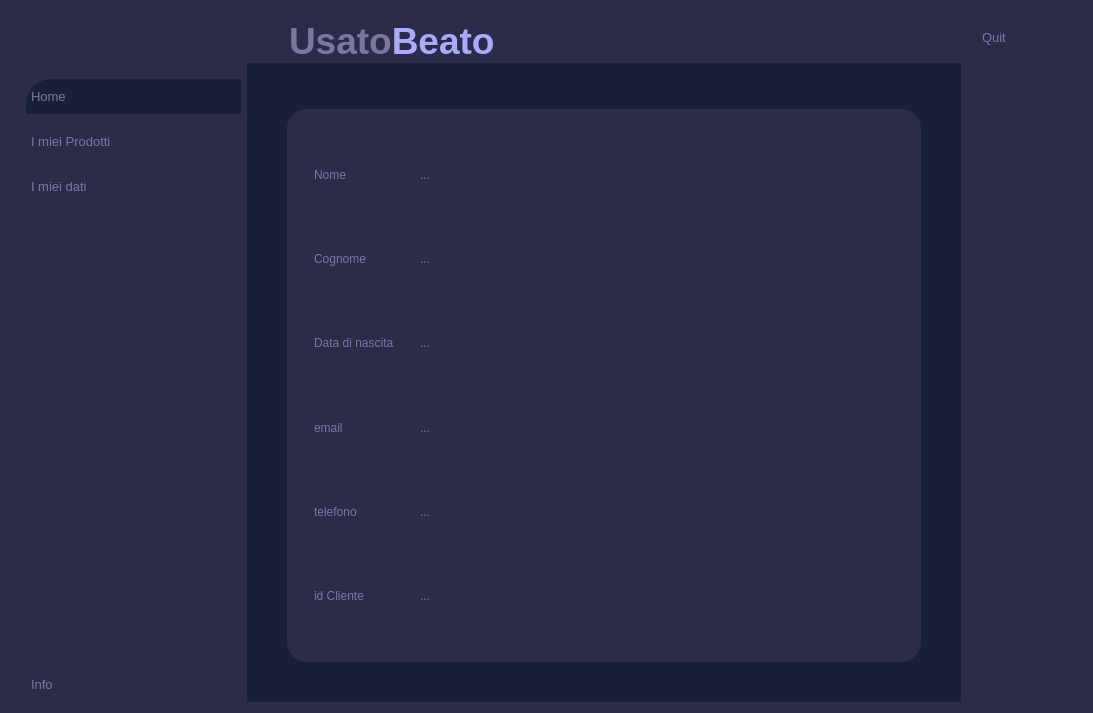
<?xml version="1.0" encoding="UTF-8"?>
<ui version="4.0">
 <class>firstWidget</class>
 <widget class="QWidget" name="firstWidget">
  <property name="geometry">
   <rect>
    <x>0</x>
    <y>0</y>
    <width>1093</width>
    <height>713</height>
   </rect>
  </property>
  <property name="windowTitle">
   <string>Form</string>
  </property>
  <property name="styleSheet">
   <string notr="true">
*{
color: #78799c;
border: none;
}

#firstWidget, #frame_2, #frame_5{
	background-color: #2a2c49;
}

#mainBody,#Form{
	background-color: #1a1f39;
}

QLineEdit{
	background-color:transparent;
}

#searchFrame, QLineEdit{
	border-radius: 10px;
	border: 2px solid #78799c;
}

#appHeader{
	color:#78799c;
}

#prodottiHeader{
	color:  #a06ce3;
}

#avantiarw{
	border: 1px solid #a06ce3;
	background-color: #a06ce3 ;
	border-radius: 5px;
	
}

#finestreSecondarie{
	background-color: #2a2c49;
	border: solid;
	border-radius: 20px;
}

QLabel{
	color:#78799c;
}

#mainFrame{
	background-color: #2a2c49;
}

#homeBtn{
	color:#78799c;
	background-color:#1a1f39;
	padding : 10px 5px;
	text-align:left;
	border-top-left-radius:25px;
}

QPushButton{
	padding : 10px 5px;
	text-align:left;
	color:#78799c;
	font: 10pt &quot;Leelawadee UI&quot;;
}


#frame_3{
	background-color:#2a2c49;
	border: solid;
	border-radius: 20px;
}
QTableWidget{
	background-color:#2a2c49;
	border: solid;
}
#leftMenu,#frame{
background-color: #2a2c49;
}
</string>
  </property>
  <layout class="QHBoxLayout" name="horizontalLayout">
   <item>
    <widget class="QCustomSlideMenu" name="leftMenu" native="true">
     <property name="minimumSize">
      <size>
       <width>230</width>
       <height>0</height>
      </size>
     </property>
     <property name="maximumSize">
      <size>
       <width>230</width>
       <height>16777215</height>
      </size>
     </property>
     <layout class="QVBoxLayout" name="verticalLayout_3">
      <property name="spacing">
       <number>0</number>
      </property>
      <property name="leftMargin">
       <number>0</number>
      </property>
      <property name="topMargin">
       <number>0</number>
      </property>
      <property name="rightMargin">
       <number>0</number>
      </property>
      <property name="bottomMargin">
       <number>0</number>
      </property>
      <item>
       <widget class="QFrame" name="frame_5">
        <property name="frameShape">
         <enum>QFrame::StyledPanel</enum>
        </property>
        <property name="frameShadow">
         <enum>QFrame::Raised</enum>
        </property>
        <layout class="QHBoxLayout" name="horizontalLayout_9">
         <property name="spacing">
          <number>0</number>
         </property>
         <property name="leftMargin">
          <number>0</number>
         </property>
         <property name="topMargin">
          <number>68</number>
         </property>
         <property name="rightMargin">
          <number>0</number>
         </property>
         <property name="bottomMargin">
          <number>0</number>
         </property>
        </layout>
       </widget>
      </item>
      <item>
       <widget class="QFrame" name="frame_2">
        <property name="sizePolicy">
         <sizepolicy hsizetype="Preferred" vsizetype="Expanding">
          <horstretch>0</horstretch>
          <verstretch>0</verstretch>
         </sizepolicy>
        </property>
        <property name="frameShape">
         <enum>QFrame::StyledPanel</enum>
        </property>
        <property name="frameShadow">
         <enum>QFrame::Raised</enum>
        </property>
        <layout class="QVBoxLayout" name="verticalLayout_4">
         <property name="spacing">
          <number>0</number>
         </property>
         <property name="leftMargin">
          <number>0</number>
         </property>
         <property name="topMargin">
          <number>0</number>
         </property>
         <property name="rightMargin">
          <number>0</number>
         </property>
         <property name="bottomMargin">
          <number>0</number>
         </property>
         <item>
          <widget class="QFrame" name="frame_6">
           <property name="sizePolicy">
            <sizepolicy hsizetype="Preferred" vsizetype="Expanding">
             <horstretch>0</horstretch>
             <verstretch>0</verstretch>
            </sizepolicy>
           </property>
           <property name="frameShape">
            <enum>QFrame::StyledPanel</enum>
           </property>
           <property name="frameShadow">
            <enum>QFrame::Raised</enum>
           </property>
           <layout class="QVBoxLayout" name="verticalLayout_5">
            <property name="spacing">
             <number>10</number>
            </property>
            <property name="leftMargin">
             <number>15</number>
            </property>
            <property name="topMargin">
             <number>0</number>
            </property>
            <property name="rightMargin">
             <number>0</number>
            </property>
            <property name="bottomMargin">
             <number>0</number>
            </property>
            <item>
             <widget class="QPushButton" name="homeBtn">
              <property name="font">
               <font>
                <family>Leelawadee UI</family>
                <pointsize>10</pointsize>
                <italic>false</italic>
                <bold>false</bold>
               </font>
              </property>
              <property name="cursor">
               <cursorShape>PointingHandCursor</cursorShape>
              </property>
              <property name="text">
               <string>Home</string>
              </property>
              <property name="icon">
               <iconset>
                <normaloff>:/purpleIcons/assets/#78799c(purple) icons/home.svg</normaloff>:/purpleIcons/assets/#78799c(purple) icons/home.svg</iconset>
              </property>
              <property name="iconSize">
               <size>
                <width>24</width>
                <height>24</height>
               </size>
              </property>
             </widget>
            </item>
            <item>
             <widget class="QPushButton" name="iMieiProdottiBtn">
              <property name="font">
               <font>
                <family>Leelawadee UI</family>
                <pointsize>10</pointsize>
                <italic>false</italic>
                <bold>false</bold>
               </font>
              </property>
              <property name="cursor">
               <cursorShape>PointingHandCursor</cursorShape>
              </property>
              <property name="text">
               <string>I miei Prodotti</string>
              </property>
              <property name="icon">
               <iconset>
                <normaloff>:/purpleIcons/assets/#78799c(purple) icons/trending-up.svg</normaloff>:/purpleIcons/assets/#78799c(purple) icons/trending-up.svg</iconset>
              </property>
              <property name="iconSize">
               <size>
                <width>24</width>
                <height>24</height>
               </size>
              </property>
             </widget>
            </item>
            <item>
             <widget class="QPushButton" name="iMieiDatiBtn">
              <property name="font">
               <font>
                <family>Leelawadee UI</family>
                <pointsize>10</pointsize>
                <italic>false</italic>
                <bold>false</bold>
               </font>
              </property>
              <property name="cursor">
               <cursorShape>PointingHandCursor</cursorShape>
              </property>
              <property name="text">
               <string>I miei dati</string>
              </property>
              <property name="icon">
               <iconset>
                <normaloff>:/purpleIcons/assets/#78799c(purple) icons/shopping-cart.svg</normaloff>:/purpleIcons/assets/#78799c(purple) icons/shopping-cart.svg</iconset>
              </property>
              <property name="iconSize">
               <size>
                <width>24</width>
                <height>24</height>
               </size>
              </property>
             </widget>
            </item>
            <item alignment="Qt::AlignBottom">
             <widget class="QPushButton" name="infoBtn">
              <property name="font">
               <font>
                <family>Leelawadee UI</family>
                <pointsize>10</pointsize>
                <italic>false</italic>
                <bold>false</bold>
               </font>
              </property>
              <property name="cursor">
               <cursorShape>PointingHandCursor</cursorShape>
              </property>
              <property name="text">
               <string>Info</string>
              </property>
              <property name="icon">
               <iconset>
                <normaloff>:/purpleIcons/assets/#78799c(purple) icons/info.svg</normaloff>:/purpleIcons/assets/#78799c(purple) icons/info.svg</iconset>
              </property>
              <property name="iconSize">
               <size>
                <width>24</width>
                <height>24</height>
               </size>
              </property>
             </widget>
            </item>
           </layout>
          </widget>
         </item>
        </layout>
       </widget>
      </item>
     </layout>
    </widget>
   </item>
   <item>
    <widget class="QWidget" name="mainBody" native="true">
     <property name="sizePolicy">
      <sizepolicy hsizetype="Expanding" vsizetype="Preferred">
       <horstretch>0</horstretch>
       <verstretch>0</verstretch>
      </sizepolicy>
     </property>
     <property name="minimumSize">
      <size>
       <width>0</width>
       <height>0</height>
      </size>
     </property>
     <layout class="QVBoxLayout" name="verticalLayout">
      <property name="leftMargin">
       <number>0</number>
      </property>
      <property name="topMargin">
       <number>0</number>
      </property>
      <property name="rightMargin">
       <number>0</number>
      </property>
      <property name="bottomMargin">
       <number>0</number>
      </property>
      <item alignment="Qt::AlignTop">
       <widget class="QWidget" name="mainFrame" native="true">
        <layout class="QHBoxLayout" name="horizontalLayout_2">
         <property name="leftMargin">
          <number>0</number>
         </property>
         <property name="rightMargin">
          <number>0</number>
         </property>
         <property name="bottomMargin">
          <number>0</number>
         </property>
         <item alignment="Qt::AlignLeft|Qt::AlignTop">
          <widget class="QWidget" name="widget" native="true">
           <layout class="QHBoxLayout" name="horizontalLayout_3">
            <property name="spacing">
             <number>0</number>
            </property>
            <property name="leftMargin">
             <number>0</number>
            </property>
            <property name="topMargin">
             <number>0</number>
            </property>
            <property name="rightMargin">
             <number>0</number>
            </property>
            <property name="bottomMargin">
             <number>0</number>
            </property>
            <item>
             <widget class="QPushButton" name="open_close_side_bar_btn">
              <property name="text">
               <string/>
              </property>
              <property name="icon">
               <iconset>
                <normaloff>icons/menu.svg</normaloff>icons/menu.svg</iconset>
              </property>
              <property name="iconSize">
               <size>
                <width>24</width>
                <height>24</height>
               </size>
              </property>
             </widget>
            </item>
            <item>
             <widget class="QLabel" name="applicationName">
              <property name="text">
               <string>&lt;html&gt;&lt;head/&gt;&lt;body&gt;&lt;p&gt;&lt;span style=&quot; font-size:28pt; font-weight:600;&quot;&gt;Usato&lt;/span&gt;&lt;span style=&quot; font-size:28pt; font-weight:600; color:#aaaaff;&quot;&gt;Beato&lt;/span&gt;&lt;/p&gt;&lt;/body&gt;&lt;/html&gt;</string>
              </property>
             </widget>
            </item>
           </layout>
           <zorder>applicationName</zorder>
           <zorder>open_close_side_bar_btn</zorder>
          </widget>
         </item>
         <item alignment="Qt::AlignHCenter|Qt::AlignTop">
          <widget class="QWidget" name="widget_2" native="true">
           <layout class="QHBoxLayout" name="horizontalLayout_4"/>
          </widget>
         </item>
         <item alignment="Qt::AlignRight|Qt::AlignTop">
          <widget class="QWidget" name="widget_3" native="true">
           <layout class="QHBoxLayout" name="horizontalLayout_6">
            <property name="spacing">
             <number>0</number>
            </property>
            <property name="leftMargin">
             <number>0</number>
            </property>
            <property name="topMargin">
             <number>0</number>
            </property>
            <property name="rightMargin">
             <number>0</number>
            </property>
            <property name="bottomMargin">
             <number>0</number>
            </property>
            <item>
             <widget class="QPushButton" name="accountButton">
              <property name="cursor">
               <cursorShape>PointingHandCursor</cursorShape>
              </property>
              <property name="text">
               <string/>
              </property>
              <property name="icon">
               <iconset>
                <normaloff>:/purpleIcons/assets/#78799c(purple) icons/user.svg</normaloff>:/purpleIcons/assets/#78799c(purple) icons/user.svg</iconset>
              </property>
              <property name="iconSize">
               <size>
                <width>32</width>
                <height>32</height>
               </size>
              </property>
             </widget>
            </item>
           </layout>
          </widget>
         </item>
        </layout>
       </widget>
      </item>
      <item>
       <widget class="QWidget" name="widget_4" native="true">
        <property name="sizePolicy">
         <sizepolicy hsizetype="Preferred" vsizetype="Expanding">
          <horstretch>0</horstretch>
          <verstretch>0</verstretch>
         </sizepolicy>
        </property>
        <layout class="QVBoxLayout" name="verticalLayout_2">
         <property name="leftMargin">
          <number>40</number>
         </property>
         <property name="topMargin">
          <number>40</number>
         </property>
         <property name="rightMargin">
          <number>40</number>
         </property>
         <property name="bottomMargin">
          <number>40</number>
         </property>
         <item>
          <widget class="QStackedWidget" name="finestreSecondarie">
           <property name="currentIndex">
            <number>2</number>
           </property>
           <widget class="QWidget" name="iMieiProdotti">
            <layout class="QHBoxLayout" name="horizontalLayout_12">
             <item>
              <widget class="QFrame" name="frame_11">
               <property name="frameShape">
                <enum>QFrame::StyledPanel</enum>
               </property>
               <property name="frameShadow">
                <enum>QFrame::Raised</enum>
               </property>
               <layout class="QHBoxLayout" name="horizontalLayout_14">
                <property name="spacing">
                 <number>0</number>
                </property>
                <property name="leftMargin">
                 <number>0</number>
                </property>
                <property name="topMargin">
                 <number>0</number>
                </property>
                <property name="rightMargin">
                 <number>0</number>
                </property>
                <property name="bottomMargin">
                 <number>0</number>
                </property>
                <item>
                 <widget class="QTableWidget" name="tableWidget_2">
                  <column>
                   <property name="text">
                    <string>Check</string>
                   </property>
                   <property name="toolTip">
                    <string notr="true"/>
                   </property>
                   <property name="background">
                    <color>
                     <red>170</red>
                     <green>170</green>
                     <blue>255</blue>
                    </color>
                   </property>
                  </column>
                  <column>
                   <property name="text">
                    <string>Prezzo</string>
                   </property>
                  </column>
                  <column>
                   <property name="text">
                    <string>ID</string>
                   </property>
                  </column>
                  <column>
                   <property name="text">
                    <string>Nome</string>
                   </property>
                  </column>
                  <column>
                   <property name="text">
                    <string>Data</string>
                   </property>
                  </column>
                 </widget>
                </item>
               </layout>
              </widget>
             </item>
            </layout>
           </widget>
           <widget class="QWidget" name="home">
            <layout class="QHBoxLayout" name="horizontalLayout_7">
             <item>
              <widget class="QTableWidget" name="tableWidget">
               <column>
                <property name="text">
                 <string>Check</string>
                </property>
                <property name="toolTip">
                 <string notr="true"/>
                </property>
                <property name="background">
                 <color>
                  <red>170</red>
                  <green>170</green>
                  <blue>255</blue>
                 </color>
                </property>
               </column>
               <column>
                <property name="text">
                 <string>Prezzo</string>
                </property>
               </column>
               <column>
                <property name="text">
                 <string>ID</string>
                </property>
               </column>
               <column>
                <property name="text">
                 <string>Nome</string>
                </property>
               </column>
               <column>
                <property name="text">
                 <string>Data</string>
                </property>
               </column>
              </widget>
             </item>
             <item>
              <widget class="QFrame" name="frame">
               <property name="enabled">
                <bool>true</bool>
               </property>
               <property name="sizePolicy">
                <sizepolicy hsizetype="Fixed" vsizetype="Preferred">
                 <horstretch>0</horstretch>
                 <verstretch>0</verstretch>
                </sizepolicy>
               </property>
               <property name="minimumSize">
                <size>
                 <width>100</width>
                 <height>0</height>
                </size>
               </property>
               <property name="frameShape">
                <enum>QFrame::StyledPanel</enum>
               </property>
               <property name="frameShadow">
                <enum>QFrame::Raised</enum>
               </property>
               <layout class="QVBoxLayout" name="verticalLayout_9">
                <property name="spacing">
                 <number>0</number>
                </property>
                <property name="leftMargin">
                 <number>0</number>
                </property>
                <property name="topMargin">
                 <number>0</number>
                </property>
                <property name="rightMargin">
                 <number>0</number>
                </property>
                <property name="bottomMargin">
                 <number>0</number>
                </property>
                <item alignment="Qt::AlignHCenter">
                 <widget class="QFrame" name="searchFrame">
                  <property name="maximumSize">
                   <size>
                    <width>200</width>
                    <height>16777215</height>
                   </size>
                  </property>
                  <property name="font">
                   <font>
                    <stylestrategy>PreferDefault</stylestrategy>
                   </font>
                  </property>
                  <property name="cursor">
                   <cursorShape>IBeamCursor</cursorShape>
                  </property>
                  <property name="focusPolicy">
                   <enum>Qt::NoFocus</enum>
                  </property>
                  <property name="contextMenuPolicy">
                   <enum>Qt::CustomContextMenu</enum>
                  </property>
                  <property name="toolTip">
                   <string/>
                  </property>
                  <property name="whatsThis">
                   <string/>
                  </property>
                  <property name="accessibleName">
                   <string/>
                  </property>
                  <property name="accessibleDescription">
                   <string/>
                  </property>
                  <property name="frameShape">
                   <enum>QFrame::StyledPanel</enum>
                  </property>
                  <property name="frameShadow">
                   <enum>QFrame::Raised</enum>
                  </property>
                  <layout class="QHBoxLayout" name="horizontalLayout_8">
                   <property name="spacing">
                    <number>0</number>
                   </property>
                   <property name="leftMargin">
                    <number>0</number>
                   </property>
                   <property name="topMargin">
                    <number>0</number>
                   </property>
                   <property name="rightMargin">
                    <number>0</number>
                   </property>
                   <property name="bottomMargin">
                    <number>0</number>
                   </property>
                   <item>
                    <widget class="QPushButton" name="pushButton_6">
                     <property name="text">
                      <string/>
                     </property>
                     <property name="icon">
                      <iconset>
                       <normaloff>:/purpleIcons/assets/#78799c(purple) icons/search.svg</normaloff>:/purpleIcons/assets/#78799c(purple) icons/search.svg</iconset>
                     </property>
                    </widget>
                   </item>
                   <item>
                    <widget class="QLineEdit" name="search_le">
                     <property name="inputMask">
                      <string/>
                     </property>
                     <property name="text">
                      <string/>
                     </property>
                     <property name="placeholderText">
                      <string>Cerca Prodotto</string>
                     </property>
                    </widget>
                   </item>
                  </layout>
                 </widget>
                </item>
                <item>
                 <widget class="QFrame" name="frame_4">
                  <property name="sizePolicy">
                   <sizepolicy hsizetype="Preferred" vsizetype="Expanding">
                    <horstretch>0</horstretch>
                    <verstretch>0</verstretch>
                   </sizepolicy>
                  </property>
                  <property name="frameShape">
                   <enum>QFrame::StyledPanel</enum>
                  </property>
                  <property name="frameShadow">
                   <enum>QFrame::Raised</enum>
                  </property>
                  <layout class="QVBoxLayout" name="verticalLayout_10">
                   <property name="spacing">
                    <number>0</number>
                   </property>
                   <property name="leftMargin">
                    <number>0</number>
                   </property>
                   <property name="topMargin">
                    <number>0</number>
                   </property>
                   <property name="rightMargin">
                    <number>0</number>
                   </property>
                   <property name="bottomMargin">
                    <number>0</number>
                   </property>
                   <item alignment="Qt::AlignTop">
                    <widget class="QFrame" name="frame_7">
                     <property name="frameShape">
                      <enum>QFrame::StyledPanel</enum>
                     </property>
                     <property name="frameShadow">
                      <enum>QFrame::Raised</enum>
                     </property>
                     <layout class="QHBoxLayout" name="horizontalLayout_10">
                      <property name="spacing">
                       <number>0</number>
                      </property>
                      <property name="leftMargin">
                       <number>0</number>
                      </property>
                      <property name="topMargin">
                       <number>15</number>
                      </property>
                      <property name="rightMargin">
                       <number>0</number>
                      </property>
                      <property name="bottomMargin">
                       <number>0</number>
                      </property>
                      <item alignment="Qt::AlignTop">
                       <widget class="QGroupBox" name="groupBox">
                        <property name="title">
                         <string/>
                        </property>
                        <layout class="QVBoxLayout">
                         <property name="spacing">
                          <number>0</number>
                         </property>
                         <property name="leftMargin">
                          <number>0</number>
                         </property>
                         <property name="topMargin">
                          <number>0</number>
                         </property>
                         <property name="rightMargin">
                          <number>0</number>
                         </property>
                         <property name="bottomMargin">
                          <number>0</number>
                         </property>
                         <item>
                          <widget class="QPushButton" name="pushButton_4">
                           <property name="cursor">
                            <cursorShape>PointingHandCursor</cursorShape>
                           </property>
                           <property name="text">
                            <string>Filtra Per Data</string>
                           </property>
                           <property name="icon">
                            <iconset>
                             <normaloff>:/purpleIcons/assets/#78799c(purple) icons/filter.svg</normaloff>:/purpleIcons/assets/#78799c(purple) icons/filter.svg</iconset>
                           </property>
                          </widget>
                         </item>
                         <item>
                          <widget class="QPushButton" name="pushButton_5">
                           <property name="cursor">
                            <cursorShape>PointingHandCursor</cursorShape>
                           </property>
                           <property name="text">
                            <string>Filtra Per Nome</string>
                           </property>
                           <property name="icon">
                            <iconset>
                             <normaloff>:/purpleIcons/assets/#78799c(purple) icons/filter.svg</normaloff>:/purpleIcons/assets/#78799c(purple) icons/filter.svg</iconset>
                           </property>
                          </widget>
                         </item>
                         <item alignment="Qt::AlignTop">
                          <widget class="QPushButton" name="pushButton_2">
                           <property name="cursor">
                            <cursorShape>PointingHandCursor</cursorShape>
                           </property>
                           <property name="text">
                            <string>Filtra Per Prezzo</string>
                           </property>
                           <property name="icon">
                            <iconset>
                             <normaloff>:/purpleIcons/assets/#78799c(purple) icons/filter.svg</normaloff>:/purpleIcons/assets/#78799c(purple) icons/filter.svg</iconset>
                           </property>
                          </widget>
                         </item>
                        </layout>
                       </widget>
                      </item>
                     </layout>
                    </widget>
                   </item>
                  </layout>
                 </widget>
                </item>
                <item>
                 <widget class="QFrame" name="frame_salva_rimuovi">
                  <property name="sizePolicy">
                   <sizepolicy hsizetype="Preferred" vsizetype="Expanding">
                    <horstretch>0</horstretch>
                    <verstretch>0</verstretch>
                   </sizepolicy>
                  </property>
                  <property name="minimumSize">
                   <size>
                    <width>0</width>
                    <height>30</height>
                   </size>
                  </property>
                  <property name="styleSheet">
                   <string notr="true">QPushButton{
	color:#78799c;
	background-color:#1a1f39;
	border-radius: 15px;
	padding : 10px 5px;
	text-align:left;
	padding : 10px 5px;
	text-align:left;
	color:#78799c;
	font: 10pt &quot;Leelawadee UI&quot;;
}
</string>
                  </property>
                  <property name="frameShape">
                   <enum>QFrame::StyledPanel</enum>
                  </property>
                  <property name="frameShadow">
                   <enum>QFrame::Raised</enum>
                  </property>
                  <layout class="QHBoxLayout" name="horizontalLayout_5">
                   <item alignment="Qt::AlignHCenter">
                    <widget class="QPushButton" name="rimuoviBtn">
                     <property name="cursor">
                      <cursorShape>PointingHandCursor</cursorShape>
                     </property>
                     <property name="text">
                      <string>Cerca</string>
                     </property>
                     <property name="icon">
                      <iconset>
                       <normaloff>:/purpleIcons/assets/#78799c(purple) icons/minus.svg</normaloff>:/purpleIcons/assets/#78799c(purple) icons/minus.svg</iconset>
                     </property>
                    </widget>
                   </item>
                  </layout>
                 </widget>
                </item>
               </layout>
              </widget>
             </item>
            </layout>
           </widget>
           <widget class="QWidget" name="iMieiDati">
            <layout class="QHBoxLayout" name="horizontalLayout_11">
             <item>
              <widget class="QFrame" name="frame_8">
               <property name="maximumSize">
                <size>
                 <width>700</width>
                 <height>16777215</height>
                </size>
               </property>
               <property name="frameShape">
                <enum>QFrame::StyledPanel</enum>
               </property>
               <property name="frameShadow">
                <enum>QFrame::Raised</enum>
               </property>
               <layout class="QHBoxLayout" name="horizontalLayout_13">
                <item>
                 <widget class="QFrame" name="frame_10">
                  <property name="sizePolicy">
                   <sizepolicy hsizetype="Preferred" vsizetype="Preferred">
                    <horstretch>0</horstretch>
                    <verstretch>0</verstretch>
                   </sizepolicy>
                  </property>
                  <property name="maximumSize">
                   <size>
                    <width>100</width>
                    <height>16777215</height>
                   </size>
                  </property>
                  <property name="frameShape">
                   <enum>QFrame::StyledPanel</enum>
                  </property>
                  <property name="frameShadow">
                   <enum>QFrame::Raised</enum>
                  </property>
                  <layout class="QVBoxLayout" name="verticalLayout_8">
                   <item>
                    <widget class="QLabel" name="nome">
                     <property name="text">
                      <string>Nome</string>
                     </property>
                    </widget>
                   </item>
                   <item>
                    <widget class="QLabel" name="label">
                     <property name="text">
                      <string>Cognome</string>
                     </property>
                    </widget>
                   </item>
                   <item>
                    <widget class="QLabel" name="label_8">
                     <property name="text">
                      <string>Data di nascita</string>
                     </property>
                    </widget>
                   </item>
                   <item>
                    <widget class="QLabel" name="label_10">
                     <property name="text">
                      <string>email</string>
                     </property>
                    </widget>
                   </item>
                   <item>
                    <widget class="QLabel" name="label_9">
                     <property name="text">
                      <string>telefono</string>
                     </property>
                    </widget>
                   </item>
                   <item>
                    <widget class="QLabel" name="idCliente">
                     <property name="text">
                      <string>id Cliente</string>
                     </property>
                    </widget>
                   </item>
                  </layout>
                 </widget>
                </item>
                <item>
                 <widget class="QFrame" name="frame_9">
                  <property name="frameShape">
                   <enum>QFrame::StyledPanel</enum>
                  </property>
                  <property name="frameShadow">
                   <enum>QFrame::Raised</enum>
                  </property>
                  <layout class="QVBoxLayout" name="verticalLayout_11">
                   <item>
                    <widget class="QLabel" name="label_12">
                     <property name="text">
                      <string>...</string>
                     </property>
                    </widget>
                   </item>
                   <item>
                    <widget class="QLabel" name="label_13">
                     <property name="text">
                      <string>...</string>
                     </property>
                    </widget>
                   </item>
                   <item>
                    <widget class="QLabel" name="label_14">
                     <property name="text">
                      <string>...</string>
                     </property>
                    </widget>
                   </item>
                   <item>
                    <widget class="QLabel" name="label_15">
                     <property name="text">
                      <string>...</string>
                     </property>
                    </widget>
                   </item>
                   <item>
                    <widget class="QLabel" name="label_16">
                     <property name="text">
                      <string>...</string>
                     </property>
                    </widget>
                   </item>
                   <item>
                    <widget class="QLabel" name="label_17">
                     <property name="text">
                      <string>...</string>
                     </property>
                    </widget>
                   </item>
                  </layout>
                 </widget>
                </item>
               </layout>
              </widget>
             </item>
            </layout>
           </widget>
          </widget>
         </item>
        </layout>
       </widget>
      </item>
     </layout>
    </widget>
   </item>
   <item>
    <widget class="QCustomSlideMenu" name="rightMenu" native="true">
     <property name="sizePolicy">
      <sizepolicy hsizetype="Maximum" vsizetype="Preferred">
       <horstretch>0</horstretch>
       <verstretch>0</verstretch>
      </sizepolicy>
     </property>
     <property name="minimumSize">
      <size>
       <width>115</width>
       <height>0</height>
      </size>
     </property>
     <layout class="QVBoxLayout" name="verticalLayout_6">
      <property name="spacing">
       <number>0</number>
      </property>
      <property name="leftMargin">
       <number>10</number>
      </property>
      <property name="topMargin">
       <number>0</number>
      </property>
      <property name="rightMargin">
       <number>0</number>
      </property>
      <property name="bottomMargin">
       <number>0</number>
      </property>
      <item alignment="Qt::AlignTop">
       <widget class="QFrame" name="frame_3">
        <property name="sizePolicy">
         <sizepolicy hsizetype="Fixed" vsizetype="Preferred">
          <horstretch>0</horstretch>
          <verstretch>0</verstretch>
         </sizepolicy>
        </property>
        <property name="minimumSize">
         <size>
          <width>30</width>
          <height>30</height>
         </size>
        </property>
        <property name="frameShape">
         <enum>QFrame::StyledPanel</enum>
        </property>
        <property name="frameShadow">
         <enum>QFrame::Raised</enum>
        </property>
        <layout class="QVBoxLayout" name="verticalLayout_7">
         <property name="leftMargin">
          <number>0</number>
         </property>
         <property name="rightMargin">
          <number>11</number>
         </property>
         <item>
          <widget class="QPushButton" name="quitBtn">
           <property name="sizePolicy">
            <sizepolicy hsizetype="Minimum" vsizetype="Fixed">
             <horstretch>0</horstretch>
             <verstretch>0</verstretch>
            </sizepolicy>
           </property>
           <property name="font">
            <font>
             <family>Leelawadee UI</family>
             <pointsize>10</pointsize>
             <italic>false</italic>
             <bold>false</bold>
            </font>
           </property>
           <property name="cursor">
            <cursorShape>PointingHandCursor</cursorShape>
           </property>
           <property name="text">
            <string>Quit</string>
           </property>
           <property name="icon">
            <iconset>
             <normaloff>:/purpleIcons/assets/#78799c(purple) icons/x-octagon.svg</normaloff>:/purpleIcons/assets/#78799c(purple) icons/x-octagon.svg</iconset>
           </property>
           <property name="iconSize">
            <size>
             <width>32</width>
             <height>32</height>
            </size>
           </property>
          </widget>
         </item>
        </layout>
       </widget>
      </item>
     </layout>
    </widget>
   </item>
  </layout>
 </widget>
 <customwidgets>
  <customwidget>
   <class>QCustomSlideMenu</class>
   <extends>QWidget</extends>
   <header location="global">Custom_Widgets.Widgets.h</header>
   <container>1</container>
  </customwidget>
 </customwidgets>
 <resources/>
 <connections/>
</ui>
